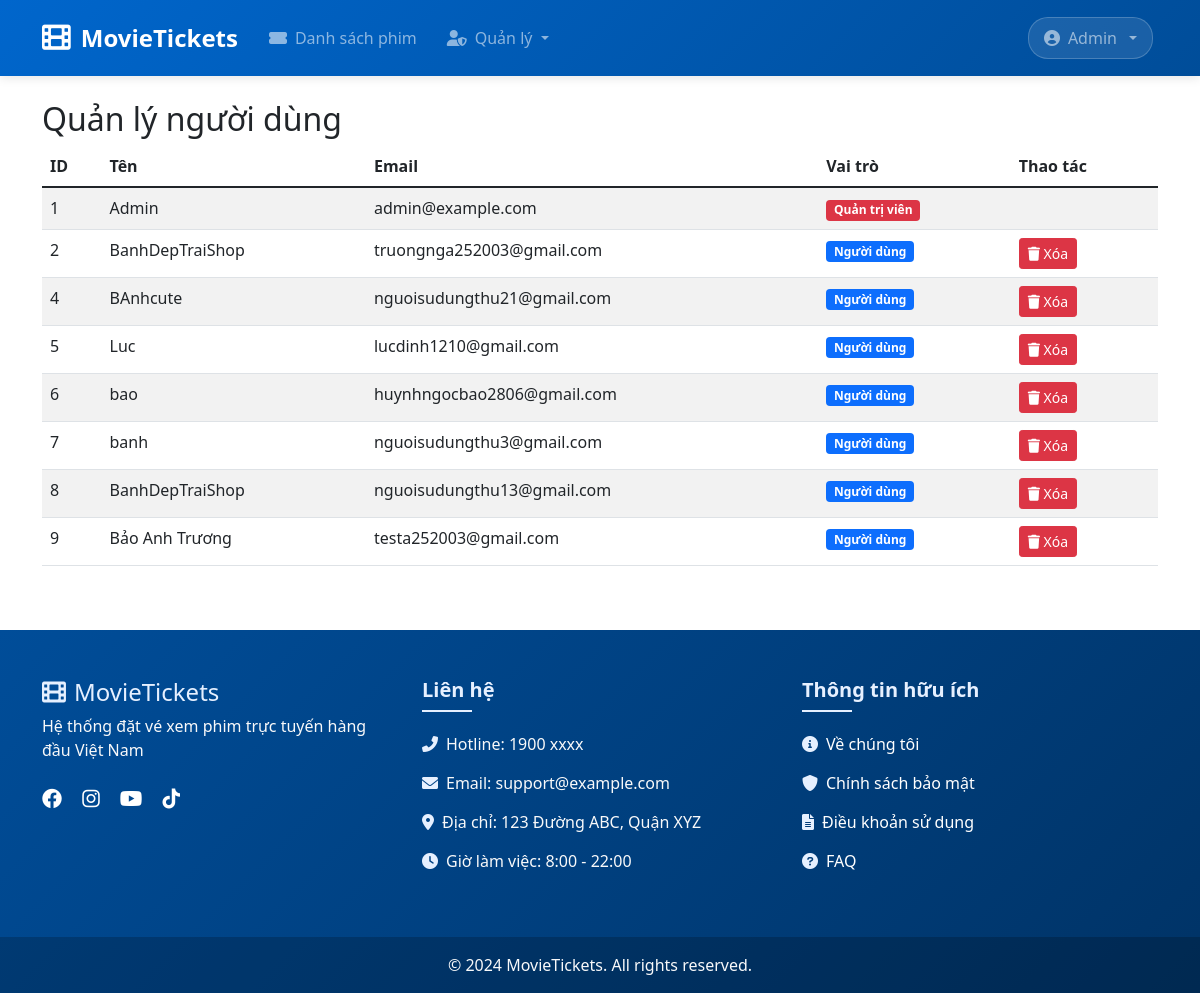
The app's page /admin/users (signed in) with its own data.
### tables this page shows
CREATE TABLE `user` (
  `id` int NOT NULL,
  `name` varchar(100) NOT NULL,
  `phone` varchar(20) DEFAULT NULL,
  `email` varchar(100) NOT NULL,
  `password` varchar(255) NOT NULL,
  `role` enum('user','admin') DEFAULT 'user',
  `createdAt` datetime DEFAULT CURRENT_TIMESTAMP
);

### controllers/AdminController.php (called while the page is built, shortened)
<?php
require_once "models/User.php";
require_once "config/database.php";
class AdminController
{
    private $userModel;
    public function __construct()
    {
        $this->userModel = new User();
    }
    public function users()
    {
        $users = $this->userModel->getAllUsers();
        require_once "views/admin/users/index.php";
    }
}

### models/User.php (called while the page is built, shortened)
<?php
require_once "config/database.php";
class User
{
    private $conn;
    private $table_name = "user";
    public function __construct()
    {
        $database = new Database();
        $this->conn = $database->getConnection();
    }
    public function getAllUsers()
    {
        $query = "SELECT id, name, email, role FROM " . $this->table_name;
        $stmt = $this->conn->prepare($query);
        $stmt->execute();
        return $stmt->fetchAll(PDO::FETCH_ASSOC);
    }
}

### config/database.php (called while the page is built, shortened)
<?php
class Database
{
    private $host = "localhost";
    private $db_name = "movie_booking";
    private $username = "root";
    private $password = "";
    public function getConnection()
    {
        try {
            $this->conn = new PDO(
                "mysql:host=" . $this->host . ";port=3306;dbname=" . $this->db_name . ";charset=utf8mb4",
                $this->username,
                $this->password,
                array(PDO::ATTR_ERRMODE => PDO::ERRMODE_EXCEPTION)
            );
            return $this->conn;
        } catch (PDOException $e) {
            error_log("Database Connection Error: " . $e->getMessage());
            throw new Exception("Không thể kết nối đến cơ sở dữ liệu: " . $e->getMessage());
        }
    }
}

### views/admin/users/index.php (the view, shortened to what this page needs)
<?php include 'views/layouts/header.php'; ?>
<div class="container mt-4">
    <h2>Quản lý người dùng</h2>
    <div class="table-responsive">
        <table class="table table-striped">
            <thead>
                <tr>
                    <th>ID</th>
                    <th>Tên</th>
                    <th>Email</th>
                    <th>Vai trò</th>
                    <th>Thao tác</th>
                </tr>
            </thead>
            <tbody>
                <?php foreach ($users as $user): ?>
                    <tr>
                        <td><?php echo $user['id']; ?></td>
                        <td><?php echo htmlspecialchars($user['name']); ?></td>
                        <td><?php echo htmlspecialchars($user['email']); ?></td>
                        <td>
                            <span class="badge <?php echo $user['role'] === 'admin' ? 'bg-danger' : 'bg-primary'; ?>">
                                <?php echo $user['role'] === 'admin' ? 'Quản trị viên' : 'Người dùng'; ?>
                            </span>
                        </td>
                        <td>
                            <?php if ($user['role'] !== 'admin'): ?>
                                <a href="<?php echo BASE_URL; ?>admin/users/delete?id=<?php echo $user['id']; ?>"
                                    class="btn btn-danger btn-sm"
                                    onclick="return confirm('Bạn có chắc chắn muốn xóa người dùng này?');">
                                    <i class="fas fa-trash"></i> Xóa
                                </a>
                            <?php endif; ?>
                        </td>
                    </tr>
                <?php endforeach; ?>
            </tbody>
        </table>
    </div>
</div>
<?php include 'views/layouts/footer.php'; ?>

### index.php (shortened to what this page needs)
<?php
require_once "controllers/AdminController.php";
$url = isset($_GET['url']) ? rtrim($_GET['url'], '/') : '';
foreach ($routes as $pattern => $handler) {
    $pattern = str_replace('/', '\/', $pattern);
    if (preg_match('/^' . $pattern . '$/', $url, $matches)) {
        $action = $handler[1];
        $controller = new $controller_name();
        if (count($matches) > 1) {
            $controller->$action($matches[1]);
        } else {
            $id = isset($_GET['id']) ? $_GET['id'] : null;
            if ($id !== null) {
                $controller->$action($id);
            } else {
                $controller->$action();
            }
        }
        break;
    }
}

### views/layouts/header.php (style rules this page uses)
:root { --primary-blue: #0066cc; --primary-dark: #004d99; --primary-light: #e6f0ff; }

### records on screen
user: id "1", name "Admin", email "admin@example.com", role "Quản trị viên"
user: id "2", name "BanhDepTraiShop", email "truongnga252003@gmail.com", role "Người dùng"
user: id "4", name "BAnhcute", email "nguoisudungthu21@gmail.com", role "Người dùng"
user: id "5", name "Luc", email "lucdinh1210@gmail.com", role "Người dùng"
user: id "6", name "bao", email "huynhngocbao2806@gmail.com", role "Người dùng"
user: id "7", name "banh", email "nguoisudungthu3@gmail.com", role "Người dùng"
user: id "8", name "BanhDepTraiShop", email "nguoisudungthu13@gmail.com", role "Người dùng"
user: id "9", name "Bảo Anh Trương", email "testa252003@gmail.com", role "Người dùng"
